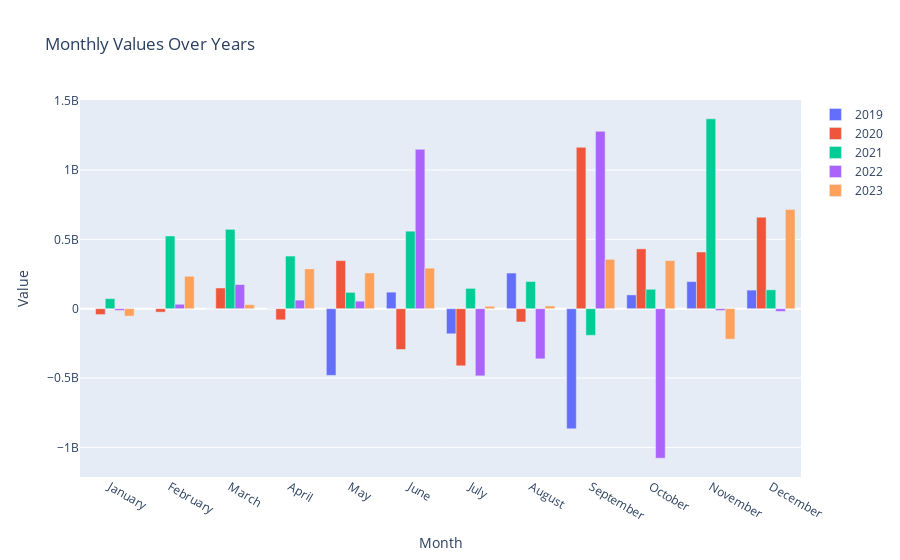

The cell this chart's notebook holds for it:
### Code cell
from charting.utils_charting import growth_over_time

fig = growth_over_time(
    category_df = dfs_dict['top_x_df'][dfs_dict['top_x_df'][category_column] == selected_category].copy(),
    date_column = date_column,
    chart_column = f'{selected_column} Movement ($)',
)
fig

### Figure 1 — Plotly figure (JSON) as saved in the notebook; plotly's stock layout.template omitted (floating-point values rounded to 4 significant figures)
{"data": [{"name": "2019", "type": "bar", "x": ["January", "February", "March", "April", "May", "June", "July", "August", "September", "October", "November", "December"], "y": [null, null, 0, -900000, -480800000, 119300000, -180900000, 256900000, -866400000, 99400000, 195400000, 133900000]}, {"name": "2020", "type": "bar", "x": ["January", "February", "March", "April", "May", "June", "July", "August", "September", "October", "November", "December"], "y": [-42600000, -24900000, 149400000, -80400000, 346800000, -294100000, -411800000, -95600000, 1163100000, 431600000, 408600000, 659700000]}, {"name": "2021", "type": "bar", "x": ["January", "February", "March", "April", "May", "June", "July", "August", "September", "October", "November", "December"], "y": [72400000, 524000000, 572100000, 379500000, 117800000, 558700000, 146400000, 196100000, -192000000, 140000000, 1368600000, 136000000]}, {"name": "2022", "type": "bar", "x": ["January", "February", "March", "April", "May", "June", "July", "August", "September", "October", "November", "December"], "y": [-12900000, 31900000, 173900000, 61800000, 54400000, 1148900000, -484300000, -361600000, 1279100000, -1077500000, -13300000, -19900000]}, {"name": "2023", "type": "bar", "x": ["January", "February", "March", "April", "May", "June", "July", "August", "September", "October", "November", "December"], "y": [-53300000, 233600000, 28800000, 286800000, 257500000, 292300000, 17400000, 19700000, 355800000, 346500000, -219300000, 714200000]}], "layout": {"barmode": "group", "title": {"text": "Monthly Values Over Years"}, "xaxis": {"categoryarray": ["January", "February", "March", "April", "May", "June", "July", "August", "September", "October", "November", "December"], "categoryorder": "array", "title": {"text": "Month"}}, "yaxis": {"title": {"text": "Value"}}}}
